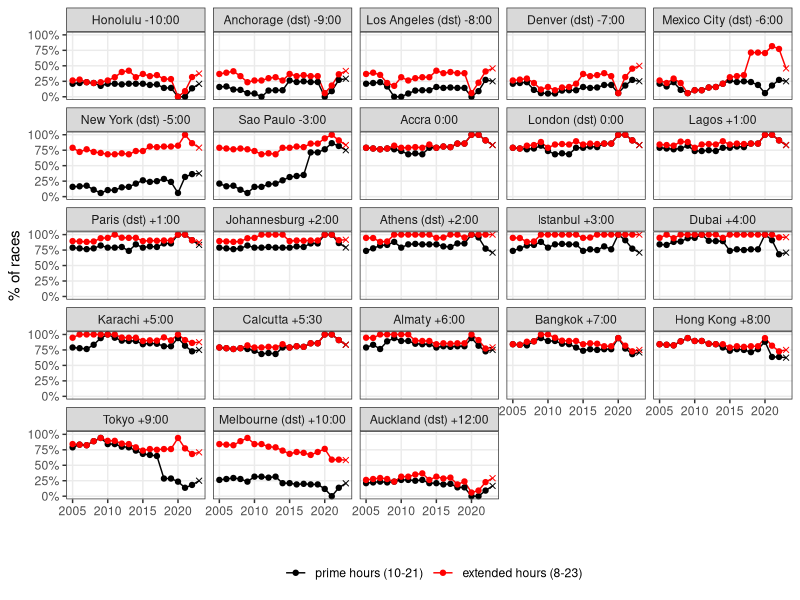
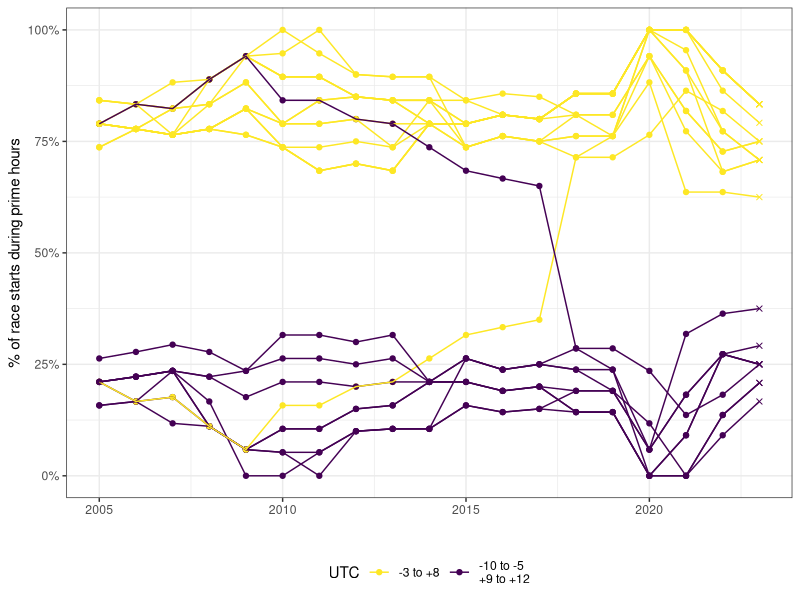
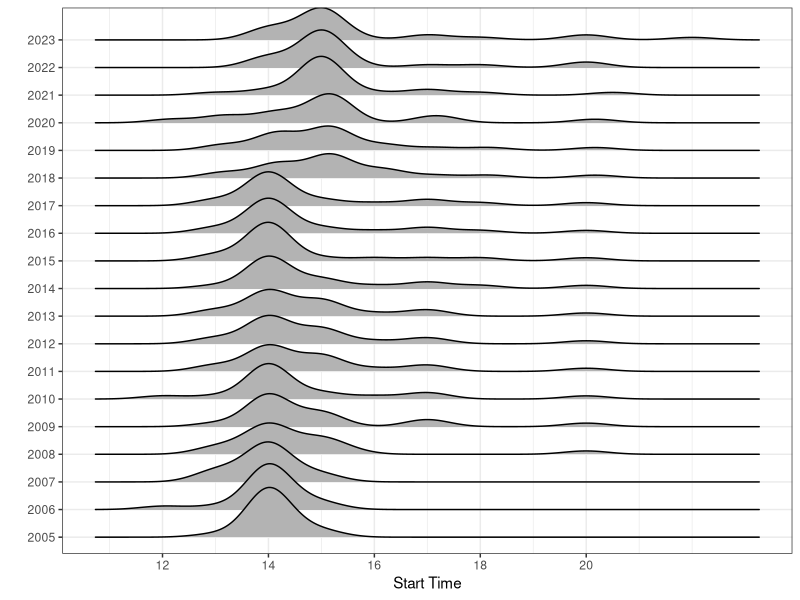
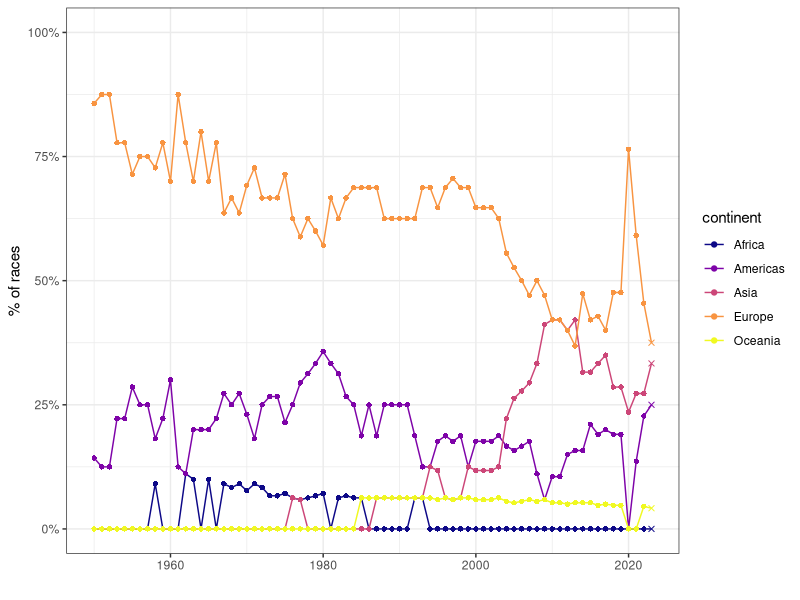
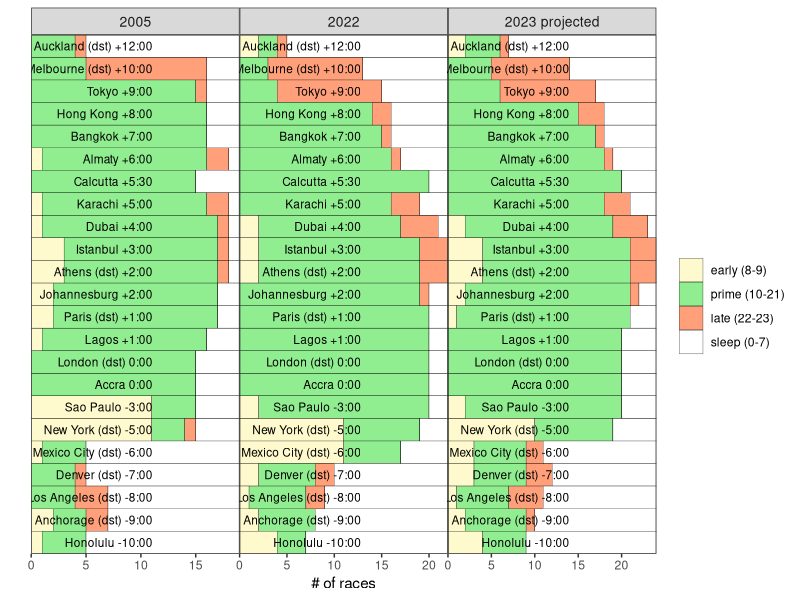

Write the R code that produced these figures, in order.
## ---- chunk 1
knitr::opts_chunk$set(echo = FALSE, warning = FALSE, message = FALSE)

library(tidyverse)
library(lubridate)
library(kableExtra)
library(ggridges)

## ---- chunk 2

### data
tzs <- read.csv("data//f1 start times//tz.csv", na = "")
race.add <- read.csv("data//f1 start times//race.add.csv", na = "") %>% 
  mutate(date = ymd(date),
         dt = ymd_hms(dt, tz = "UTC"))


### labels for timezones
tzs <- tzs %>% 
  mutate(lab = gsub("_", " ", map_chr(strsplit(tz, "/"), 2)),
         lab = paste0(lab, " ", ifelse(dst == "y", "(dst) ", ""), utc))


### all races with timezones
data.cx <- crossing(tzs %>% 
                      select(tz),
                    race.add %>% 
                      filter(year >= 2005) %>% 
                      select(raceId, year))

data.cx <- data.cx %>% 
  left_join(race.add %>% 
              select(raceId, dt),
            by = "raceId")

data.cx <- data.cx %>%
  mutate(tz.loc = map2(tz, dt, ~with_tz(.y, tzone = .x)),
         hr = map_int(tz.loc, hour))


### time group table
time.gp <- data.frame(hr = 0:23,
                      hr_gp = c(rep("sleep", 8),
                                rep("early", 2),
                                rep("prime", 12),
                                rep("late", 2))) %>% 
  mutate(hr_gp = factor(hr_gp, c("early", "prime", "late", "sleep")))


### group start times
data.cx.gp <- data.cx %>% 
  left_join(time.gp,
            by = "hr") %>% 
  count(tz, year, hr_gp) %>% 
  complete(tz = tzs$tz,
           year = 2005:2023,
           hr_gp = unique(time.gp$hr_gp),
           fill = list(n = 0)) %>% 
  group_by(tz, year) %>% 
  mutate(pct = n / sum(n)) %>% 
  ungroup() %>% 
  left_join(tzs %>% 
              select(tz, lab, utc, dst),
            by = "tz") %>% 
  mutate(utc.num = as.numeric(map_chr(strsplit(utc, ":"), 1)),
         tz = factor(tz, levels = tzs$tz))


### number of races by year and continent
race.cont <- race.add %>% 
  count(year, continent) %>% 
  complete(year = 1950:2023,
           continent = c("Africa",
                         "Americas",
                         "Asia",
                         "Europe",
                         "Oceania"),
           fill = list(n = 0)) %>% 
  group_by(year) %>% 
  mutate(pct = n / sum(n)) %>% 
  ungroup()

## ---- chunk 3

time.gp %>% 
  group_by(Category = hr_gp) %>% 
  summarise(start = min(hr),
            end = max(hr)) %>% 
  mutate(`Start Time` = paste0(start, ":00"),
         `End Time` = paste0(end, ":59")) %>% 
  select(Category,
         `Start Time`,
         `End Time`) %>% 
  kbl() %>%
  kable_styling(full_width = FALSE)

## ---- chunk 4

tzs %>% 
  select(Location = tz,
         UTC = utc,
         DST = dst) %>% 
  kbl() %>%
  kable_styling(full_width = FALSE)

## ---- chunk 5

# prime/extended for all tz over time - facet 
data.cx.gp %>% 
  filter(hr_gp %in% c("prime")) %>% 
  bind_rows(data.cx.gp %>% 
              filter(hr_gp %in% c("prime", "early", "late")) %>% 
              group_by(tz, lab, year) %>% 
              summarise(n = sum(n),
                        pct = sum(pct)) %>% 
              ungroup() %>% 
              mutate(hr_gp = c("prime - ext"))
  ) %>% 
  mutate(pt_shape = ifelse(year == 2023, 4, 19),
         lab = factor(lab, levels = tzs$lab)) %>% 
  ggplot(aes(x = year, y = pct, group = hr_gp, col = hr_gp)) +
  geom_line() +
  geom_point(aes(shape = pt_shape)) +
  scale_x_continuous(limits = c(2005, 2023),
                     breaks = seq(2005, 2025, by = 5)) +
  scale_y_continuous(limits = c(0, 1), labels = scales::percent_format(1)) +
  scale_color_manual(name = "", labels = c("prime hours (10-21)", "extended hours (8-23)"),
                       values = c("black", "red")) +
  scale_shape_identity() +
  facet_wrap(~ lab) +
  labs(x = "", y = "% of races") +
  theme_bw() +
  theme(panel.grid.minor.x = element_blank(),
        panel.grid.minor.y = element_blank(),
        legend.position = "bottom")

## ---- chunk 6

# group by utc
# good: Brazil/Argentina (-3) to China/Indonesia/Philippines (+8)
# bad:  Japan/Korea (+9) to New Zealand (+12 dst); Hawaii (-10) to New York (-5 dst)
# gain: sao paolo (-3)
# drop: tokyo (+9)
data.cx.gp %>% 
  mutate(utc.gp = ifelse(utc.num >= -3 &
                           utc.num <= 8,
                         "-3 to +8",
                         "-10 to -5\n+9 to +12"),
         pt_shape = ifelse(year == 2023, 4, 19)) %>% 
  filter(hr_gp == "prime") %>% 
  ggplot(aes(x = year, y = pct, group = tz, col = utc.gp)) +
  geom_point(aes(shape = pt_shape)) +
  geom_line() +
  scale_shape_identity() +
  scale_y_continuous(limits = c(0, 1), labels = scales::percent_format(1)) +
  scale_color_viridis_d(name = "UTC",
                       breaks = c("-3 to +8",
                                  "-10 to -5\n+9 to +12"),
                       labels = c("-3 to +8",
                                  "-10 to -5\n+9 to +12")) +
  labs(x = "", y = "% of race starts during prime hours") +
  theme_bw() +
  theme(legend.position = "bottom")

## ---- chunk 7

race.add %>% 
  filter(year >= 2005,
         year <= 2023) %>% 
  ggplot(aes(x = loc.hrmin, y = factor(year))) +
  ggridges::geom_density_ridges() +
  scale_x_continuous(breaks = seq(12, 21, by = 2)) +
  labs(x = "Start Time", y = "") +
  theme_bw()

## ---- chunk 8

### plot - race continent
race.cont %>% 
  mutate(x23 = ifelse(year == 2023, 4, 16)) %>% 
  ggplot(aes(x = year, y = pct, group = continent, col = continent)) +
  geom_line() +
  geom_point(aes(shape = x23)) +
  labs(x = "", y = "% of races") +
  scale_color_viridis_d(option = "plasma") +
  scale_shape_identity() +
  scale_y_continuous(labels = scales::percent_format(1),
                     limits = c(0, 1)) +
  theme_bw()

## ---- chunk 9

# compare 2005/2022/2023 - time groupings - bars with text
data.cx.gp %>% 
  mutate(lab = factor(lab, levels = tzs$lab),
         lab2 = factor(ifelse(hr_gp == "early", as.character(lab), NA), levels = tzs$lab)) %>% 
  group_by(tz, year) %>% 
  mutate(n.tot = sum(n)) %>% 
  ungroup() %>% 
  filter(year %in% c(2005, 2022, 2023)) %>% 
  mutate(year = ifelse(year == 2023, "2023 projected", year)) %>% 
  ggplot(aes(y = lab, x = n, fill = forcats::fct_rev(hr_gp))) +
  geom_bar(stat = "identity", width = 1, col = "black", size = 0.1) +
  geom_text(aes(label = lab2, x = n.tot / 3 * 1.75),
            size = 3,
            hjust = 1) +
  facet_wrap(~ year,
             scales = "free_x") +
  scale_x_continuous(expand = c(0, 0)) +
  scale_y_discrete(expand = c(0, 0)) +
  scale_fill_manual(name = "",
                    values = c("lemonchiffon", "lightgreen", "lightsalmon", "white"),
                    breaks = c("early", "prime", "late", "sleep"),
                    labels = c("early (8-9)",
                               "prime (10-21)",
                               "late (22-23)",
                               "sleep (0-7)")) +
  labs(x = "# of races", y = "") +
  theme_bw() +
  theme(panel.grid = element_blank(),
        axis.ticks.y = element_blank(),
        panel.spacing = unit(0, "lines"),
        axis.text.y = element_blank(),
        strip.text = element_text(size = 10))
